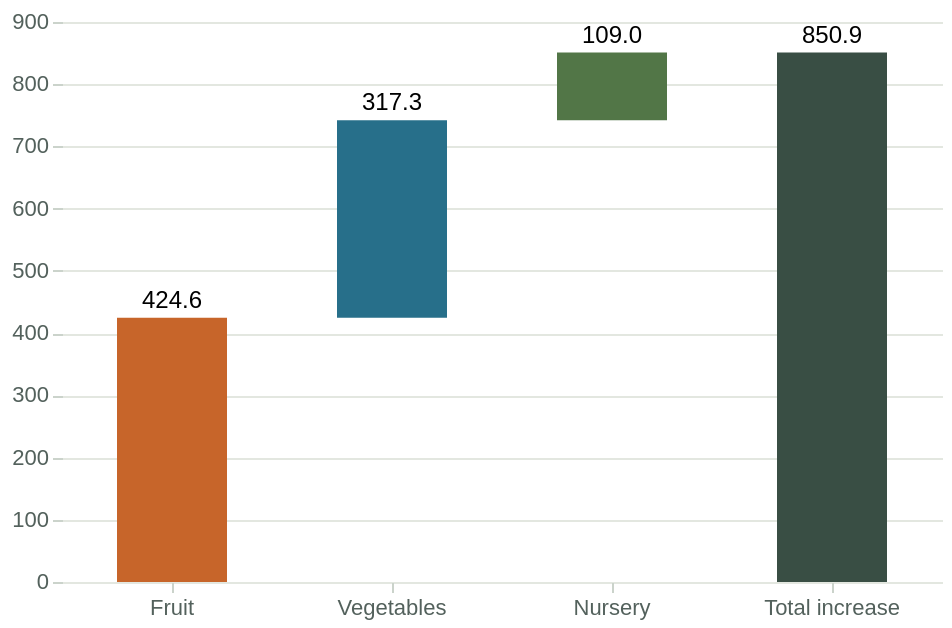

Specify this chart in Vega-Lite:
### Vega-Lite specification from a JSON file in a GitHub repository (floating-point values rounded to 4 significant figures)
{"$schema": "https://vega.github.io/schema/vega-lite/v5.json", "width": 440, "height": 280, "config": {"background": "transparent", "font": "Arial", "view": {"stroke": null}, "axis": {"labelFontSize": 11, "titleFontSize": 11, "titlePadding": 12, "labelColor": "#53615c", "titleColor": "#53615c", "gridColor": "#e3e7e0", "domain": false, "tickColor": "#cbd3cb"}, "legend": {"labelFontSize": 11, "title": null, "orient": "bottom", "symbolType": "circle"}}, "data": {"values": [{"sector": "Fruit", "label": "Fruit", "start": 0, "end": 424.6, "change": 424.6}, {"sector": "Vegetables", "label": "Vegetables", "start": 424.6, "end": 741.9, "change": 317.3}, {"sector": "Nursery", "label": "Nursery", "start": 741.9, "end": 850.9, "change": 109.0}, {"sector": "Total", "label": "Total increase", "start": 0, "end": 850.9, "change": 850.9}]}, "layer": [{"mark": {"type": "bar", "size": 55}, "encoding": {"x": {"field": "label", "type": "ordinal", "title": null, "sort": ["Fruit", "Vegetables", "Nursery", "Total increase"], "axis": {"labelAngle": 0}}, "y": {"field": "end", "type": "quantitative", "title": "Increase in production value (AUD million)"}, "y2": {"field": "start"}, "color": {"field": "sector", "type": "nominal", "title": null, "scale": {"domain": ["Fruit", "Vegetables", "Nursery", "Total"], "range": ["#c7652a", "#276f8a", "#527647", "#394e44"]}, "legend": null}, "tooltip": [{"field": "label", "type": "nominal", "title": "Sector"}, {"field": "change", "type": "quantitative", "title": "Contribution (AUD million)", "format": ",.1f"}]}}, {"mark": {"type": "text", "dy": -9, "fontSize": 12}, "encoding": {"x": {"field": "label", "type": "ordinal", "title": null, "sort": ["Fruit", "Vegetables", "Nursery", "Total increase"]}, "y": {"field": "end", "type": "quantitative", "title": null}, "text": {"field": "change", "type": "quantitative", "title": null, "format": ",.1f"}}}]}
